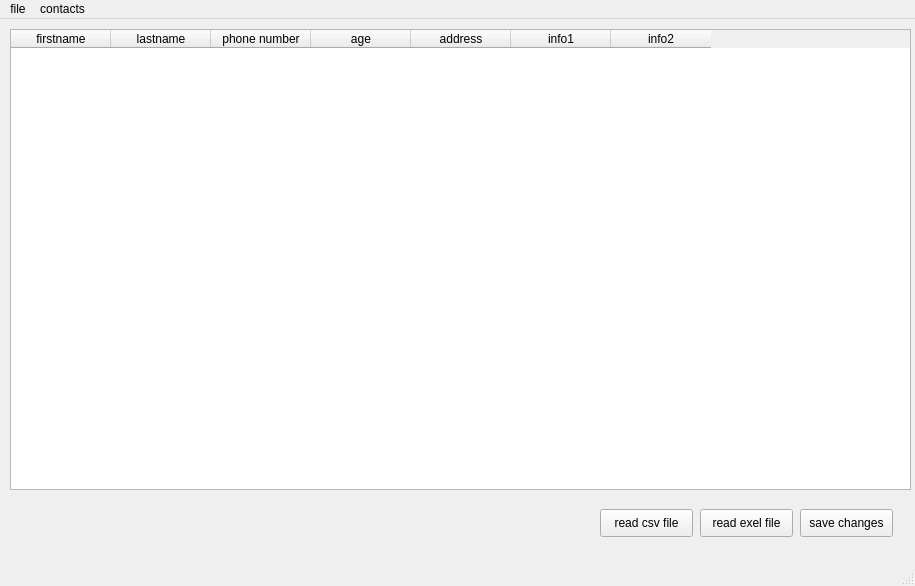
<?xml version="1.0" encoding="UTF-8"?>
<ui version="4.0">
 <class>MainWindow</class>
 <widget class="QMainWindow" name="MainWindow">
  <property name="geometry">
   <rect>
    <x>0</x>
    <y>0</y>
    <width>915</width>
    <height>586</height>
   </rect>
  </property>
  <property name="windowTitle">
   <string>MainWindow</string>
  </property>
  <widget class="QWidget" name="centralwidget">
   <widget class="QTableWidget" name="tableWidget">
    <property name="geometry">
     <rect>
      <x>10</x>
      <y>10</y>
      <width>901</width>
      <height>461</height>
     </rect>
    </property>
    <column>
     <property name="text">
      <string>firstname</string>
     </property>
    </column>
    <column>
     <property name="text">
      <string>lastname</string>
     </property>
    </column>
    <column>
     <property name="text">
      <string>phone number</string>
     </property>
    </column>
    <column>
     <property name="text">
      <string>age</string>
     </property>
    </column>
    <column>
     <property name="text">
      <string>address</string>
     </property>
    </column>
    <column>
     <property name="text">
      <string>info1</string>
     </property>
    </column>
    <column>
     <property name="text">
      <string>info2</string>
     </property>
    </column>
   </widget>
   <widget class="QPushButton" name="readCsvButton">
    <property name="geometry">
     <rect>
      <x>600</x>
      <y>490</y>
      <width>93</width>
      <height>28</height>
     </rect>
    </property>
    <property name="text">
     <string>read csv file</string>
    </property>
   </widget>
   <widget class="QPushButton" name="saveChangesButton">
    <property name="geometry">
     <rect>
      <x>800</x>
      <y>490</y>
      <width>93</width>
      <height>28</height>
     </rect>
    </property>
    <property name="text">
     <string>save changes</string>
    </property>
   </widget>
   <widget class="QPushButton" name="readExelButton">
    <property name="geometry">
     <rect>
      <x>700</x>
      <y>490</y>
      <width>93</width>
      <height>28</height>
     </rect>
    </property>
    <property name="text">
     <string>read exel file</string>
    </property>
   </widget>
  </widget>
  <widget class="QMenuBar" name="menubar">
   <property name="geometry">
    <rect>
     <x>0</x>
     <y>0</y>
     <width>915</width>
     <height>26</height>
    </rect>
   </property>
   <widget class="QMenu" name="menug">
    <property name="title">
     <string>file</string>
    </property>
    <addaction name="actionOpenCsv"/>
    <addaction name="actionOpenExel"/>
   </widget>
   <widget class="QMenu" name="menucontacts">
    <property name="title">
     <string>contacts</string>
    </property>
    <addaction name="actionFindContact"/>
   </widget>
   <addaction name="menug"/>
   <addaction name="menucontacts"/>
  </widget>
  <widget class="QStatusBar" name="statusbar"/>
  <action name="actionOpenCsv">
   <property name="text">
    <string>open csv</string>
   </property>
  </action>
  <action name="actionFindContact">
   <property name="text">
    <string>find</string>
   </property>
  </action>
  <action name="actionOpenExel">
   <property name="text">
    <string>open exel</string>
   </property>
  </action>
 </widget>
 <resources/>
 <connections/>
</ui>
